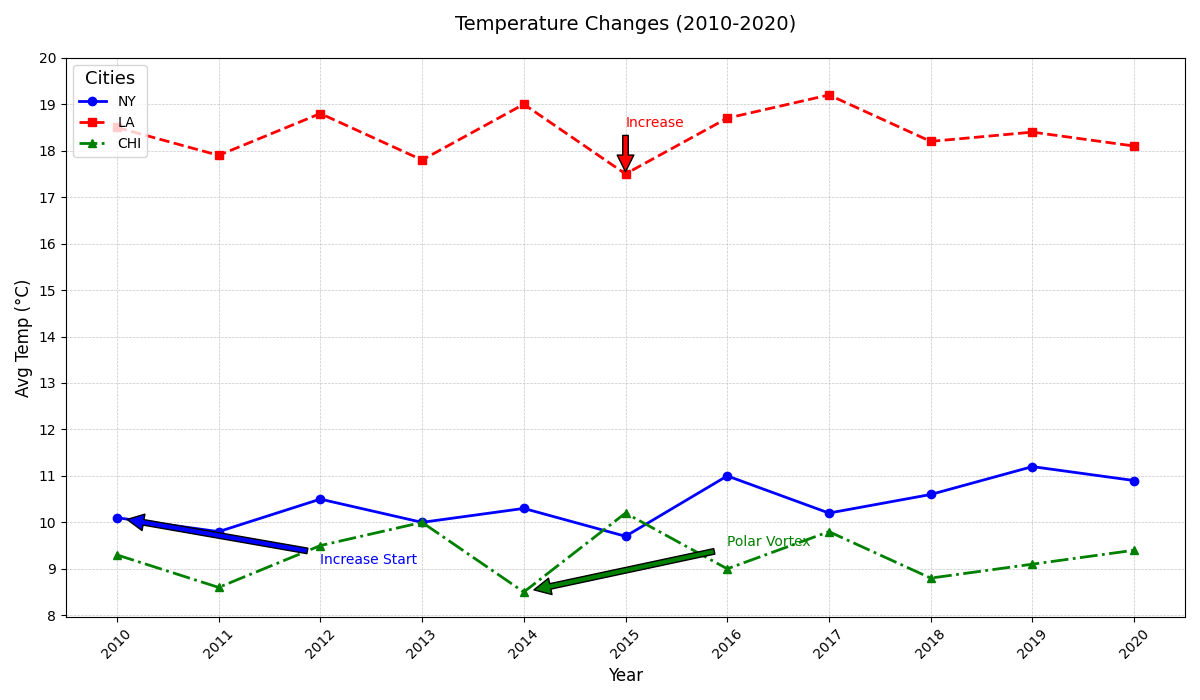

Generate this figure with Python:
import matplotlib.pyplot as plt
import numpy as np

# Data with manually altered (randomized) temperatures while maintaining structure
years = np.arange(2010, 2021)
ny_temps = np.array([10.1, 9.8, 10.5, 10.0, 10.3, 9.7, 11.0, 10.2, 10.6, 11.2, 10.9])
la_temps = np.array([18.5, 17.9, 18.8, 17.8, 19.0, 17.5, 18.7, 19.2, 18.2, 18.4, 18.1])
chicago_temps = np.array([9.3, 8.6, 9.5, 10.0, 8.5, 10.2, 9.0, 9.8, 8.8, 9.1, 9.4])

plt.figure(figsize=(12, 7))
plt.plot(years, ny_temps, marker='o', label='NY', linestyle='-', linewidth=2, color='blue')
plt.plot(years, la_temps, marker='s', label='LA', linestyle='--', linewidth=2, color='red')
plt.plot(years, chicago_temps, marker='^', label='CHI', linestyle='-.', linewidth=2, color='green')

plt.annotate('Increase Start', xy=(2010, ny_temps[0]), xytext=(2012, ny_temps[0] - 1),
             arrowprops=dict(facecolor='blue', shrink=0.05), fontsize=10, color='blue')
plt.annotate('Increase', xy=(2015, la_temps[5]), xytext=(2015, la_temps[5] + 1),
             arrowprops=dict(facecolor='red', shrink=0.05), fontsize=10, color='red')
plt.annotate('Polar Vortex', xy=(2014, chicago_temps[4]), xytext=(2016, chicago_temps[4] + 1),
             arrowprops=dict(facecolor='green', shrink=0.05), fontsize=10, color='green')

plt.title('Temperature Changes (2010-2020)', fontsize=14, pad=20)
plt.xlabel('Year', fontsize=12)
plt.ylabel('Avg Temp (°C)', fontsize=12)
plt.xticks(years, rotation=45)
plt.yticks(np.arange(8, 21, 1))

plt.grid(True, which='both', linestyle='--', linewidth=0.5, alpha=0.7)
plt.legend(loc='upper left', fontsize=10, title='Cities', title_fontsize='13')
plt.tight_layout()
plt.show()
